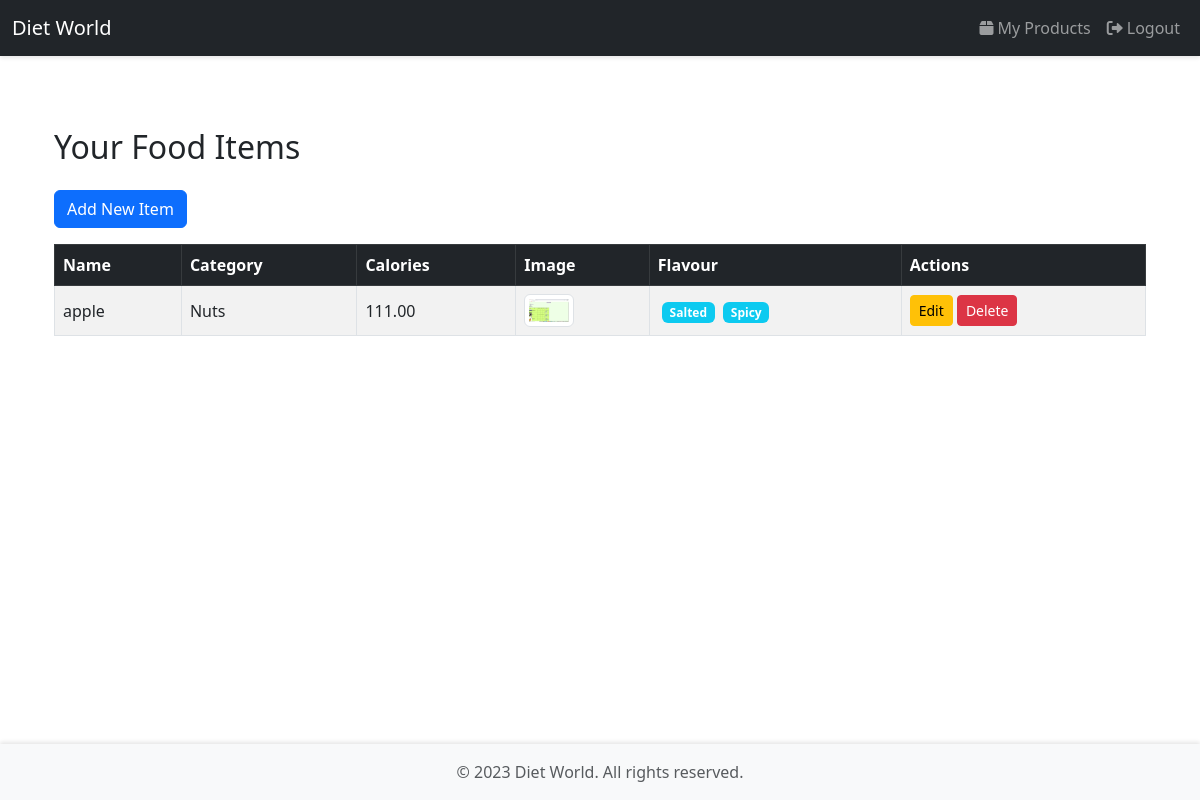
The app's page /product/list/ (signed in), older data.
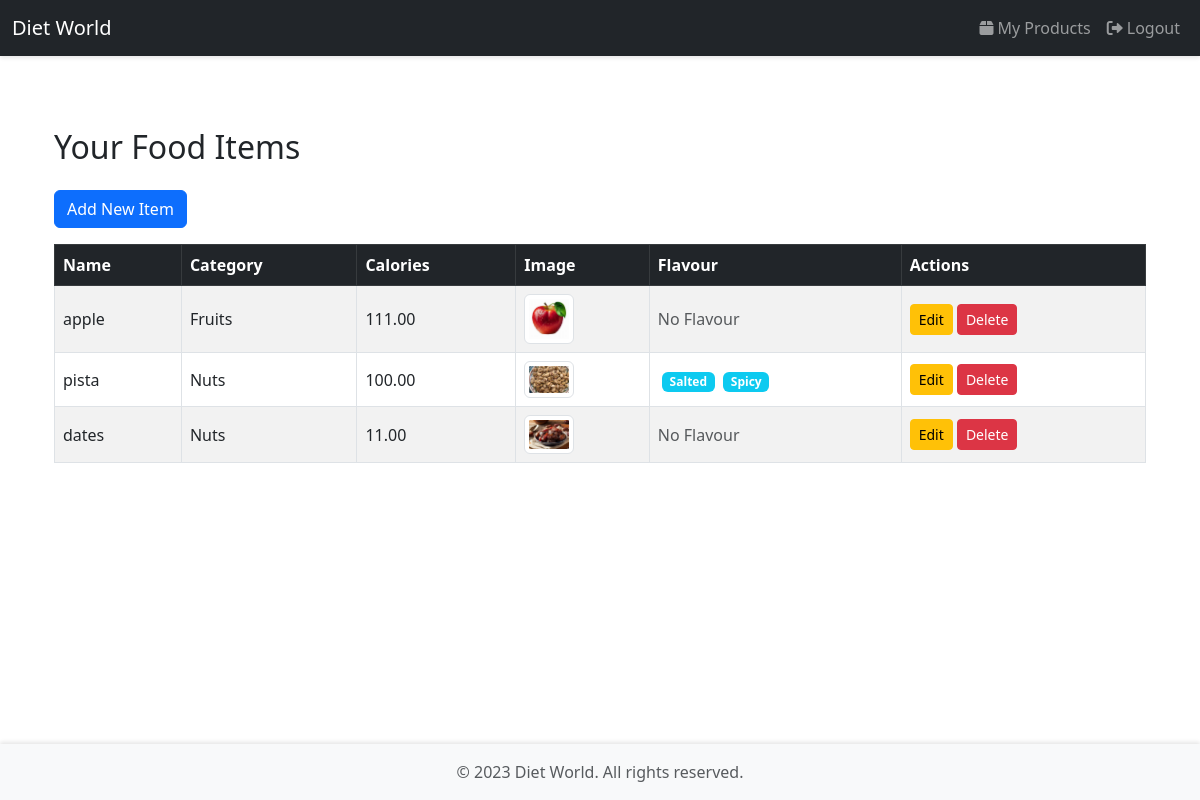
The same page, newer data.
### product/models.py (models this page shows, shortened)
class FoodItem(models.Model):
    owner = models.ForeignKey(settings.AUTH_USER_MODEL, on_delete=models.CASCADE)
    name = models.CharField(max_length=100)
    image = models.ImageField(upload_to='food_images/')
    price = models.DecimalField(max_digits=6, decimal_places=2)
    calories_per_10g = models.DecimalField(max_digits=5, decimal_places=2)
    category = models.ForeignKey(Category, on_delete=models.SET_NULL, null=True, blank=True)
    species = models.ManyToManyField(Species, blank=True)  # ✅ Allow multiple species

class Category(models.Model):
    name = models.CharField(max_length=50)

class Species(models.Model):
    name = models.CharField(max_length=50)

### product/views.py (the view)
# urls.py: path('list/', list_food_items, name='list_food_items'),
@login_required
def list_food_items(request):
    logger.debug(f"Logged in user: {request.user} (Role: {request.user.role})")
    if request.user.role != 'shop_owner':
        return redirect('dashboard_redirect')
    items = FoodItem.objects.filter(owner=request.user)
    return render(request, 'product/list_food_items.html', {'items': items})

### templates/product/list_food_items.html (shortened to what this page needs)
{% extends 'base.html' %}
{% block content %}
<div class="container mt-5">
    <h2 class="mb-4">Your Food Items</h2>
    <div class="mb-3">
        <a href="{% url 'add_food_item' %}" class="btn btn-primary">Add New Item</a>
    </div>
    {% if items %}
        <div class="table-responsive">
            <table class="table table-bordered table-striped align-middle">
                <thead class="table-dark">
                    <tr>
                        <th scope="col">Name</th>
                        <th scope="col">Category</th>
                        <th scope="col">Calories</th>
                        <th scope="col">Image</th>
                        <th scope="col">Flavour</th>
                        <th scope="col">Actions</th>
                    </tr>
                </thead>
                <tbody>
                    {% for item in items %}
                    <tr>
                        <td>{{ item.name }}</td>
                        <td>{{ item.category.name|default:"-" }}</td>
                        <td>{{ item.calories_per_10g }}</td>
                        <td>
                            {% if item.image %}
                                <img src="{{ item.image.url }}" alt="{{ item.name }}" class="img-thumbnail" width="50" height="50">
                            {% else %}
                                <span class="text-muted">No Image</span>
                            {% endif %}
                        </td>
                        <td>
                            {% if item.species.exists %}
                                {% for species in item.species.all %}
                                    <span class="badge bg-info ms-1">{{ species.name }}</span>
                                {% endfor %}
                            {% else %}
                                <span class="text-muted">No Flavour</span>
                            {% endif %}
                        </td>
                        <td>
                            <a href="{% url 'update_food_item' item.pk %}" class="btn btn-warning btn-sm">Edit</a>
                            <form action="{% url 'delete_food_item' item.pk %}" method="post" class="d-inline">
                                <button type="submit" class="btn btn-danger btn-sm" onclick="return confirm('Are you sure you want to delete this item?')">Delete</button>
                            </form>
                        </td>
                    </tr>
                    {% endfor %}
                </tbody>
            </table>
        </div>
    {% else %}
        <div class="alert alert-info">
            No items added yet.
        </div>
    {% endif %}
</div>
{% endblock %}

### templates/base.html (shortened to what this page needs)
<!DOCTYPE html>
<html lang="en">
<head>
    <link href="https://cdn.jsdelivr.net/npm/bootstrap@5.3.0-alpha1/dist/css/bootstrap.min.css" rel="stylesheet">
    <link href="https://cdnjs.cloudflare.com/ajax/libs/font-awesome/6.0.0-beta3/css/all.min.css" rel="stylesheet">
</head>
<body>
    <nav class="navbar navbar-expand-lg navbar-dark bg-dark">
        <div class="container-fluid">
            <a class="navbar-brand" href="{% url 'shop_owner_dashboard' %}">Diet World</a>
            <div class="collapse navbar-collapse" id="navbarNav">
                <ul class="navbar-nav ms-auto">
                    {% if user.is_authenticated %}
                        <li class="nav-item">
                            <a class="nav-link" href="{% url 'list_food_items' %}">
                                <i class="fas fa-box me-1"></i>My Products
                            </a>
                        </li>
                        <li class="nav-item">
                            <a class="nav-link" href="{% url 'logout' %}">
                                <i class="fas fa-sign-out-alt me-1"></i>Logout
                            </a>
                        </li>
                    {% else %}
                        <li class="nav-item">
                            <a class="nav-link" href="{% url 'login' %}">
                                <i class="fas fa-sign-in-alt me-1"></i>Login
                            </a>
                        </li>
                    {% endif %}
                </ul>
            </div>
        </div>
    </nav>
    <main class="container my-4">
        {% block content %}
        {% endblock %}
    </main>
    <footer class="footer">
        <div class="container">
            <span class="text-muted">&copy; 2023 Diet World. All rights reserved.</span>
        </div>
    </footer>
</body>
</html>

### templates/base.html (style rules this page uses)
body { display: flex; flex-direction: column; min-height: 100vh; }
.navbar { box-shadow: 0 2px 4px rgba(0, 0, 0, 0.1); }
.footer { margin-top: auto; background-color: #f8f9fa; padding: 1rem 0; text-align: center; box-shadow: 0 -2px 4px rgba(0, 0, 0, 0.1); }
.container { flex: 1; }

Row changes from the older to the newer data that the page shows:
changed FoodItem "apple": category.name "Nuts" → "Fruits"; image: a different picture; loses Species (name "Salted"); loses Species (name "Spicy"); now shows "No Flavour"
added FoodItem: name "pista", category.name "Nuts", calories_per_10g "100.00", image (picture), Species (name "Salted"), Species (name "Spicy")
added FoodItem: name "dates", category.name "Nuts", calories_per_10g "11.00", image (picture), shows "No Flavour"
